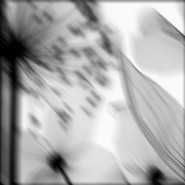
%> input picture lab_9/filblind.jpg, 185 x 185 px
$ octave lab.m   (GNU Octave 9; MATLAB toolbox functions it lacks are replaced by stand-ins)
%> lines starting %> are read from the running program, lines starting %| are printed output that depends on the picture
% ==================== blind_deconv_octave.m ====================
% Автоматическое определение параметров PSF и восстановление
% Для Octave с пакетом image

pkg load image;

% ---------- 1. Загрузка изображения ----------
img_name = 'filblind.jpg';   % замените на ваш файл
I = im2double(imread(img_name));
%> I: size 185x185x3 double; min 0, max 1, mean 0.679
figure('Name', 'Искажённое изображение');
imshow(I); title('Искажённое изображение');

% ---------- 2. Вычисление кепстра ----------
F = fft2(I);
log_power = log1p(abs(F).^2);
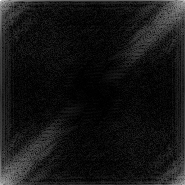
%> log_power: size 185x185x3 double; min 1.8e-05, max 20.11, mean 1.7; drawn with min black and max white
cepstrum = real(ifft2(log_power));
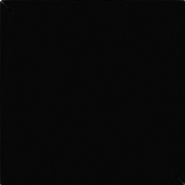
%> cepstrum: size 185x185x3 double; min -0.0568, max 1.71, mean 0.000588; drawn with min black and max white
cepstrum = fftshift(cepstrum);   % центр в середине
figure('Name', 'Кепстр');
imshow(cepstrum, []); title('Кепстр (логарифмический)');
% ---------- 3. Выбор типа искажения ----------
% Раскомментируйте ОДИН из блоков:
tipo = 'motion';      % для смаза
% tipo = 'defocus';   % для дефокусировки

% ---------- 4. Автооценка параметров ----------
if strcmp(tipo, 'motion')
    % === Смаз (motion blur) ===
    % Ищем два симметричных пика в кепстре
    [h, w] = size(cepstrum);
%> h = 185; w = 555
    center = [h/2, w/2];
%> center = [92.5 277.5]
    % Обнуляем центральную область (диаметр 5 пикселей)
    cep_peaks = cepstrum;
    cep_peaks(center(1)-2:center(1)+2, center(2)-2:center(2)+2) = 0;
%> cep_peaks: size 185x185x3 double; mean R, G, B 0.000588, 0.000363, 0.000588
    % Ищем глобальный максимум
    [max_val, idx] = max(cep_peaks(:));
%> max_val = 1.71; idx = 17113
    [y, x] = ind2sub([h,w], idx);
%> y = 93; x = 93
    dx = x - center(2);
%> dx = -184.5
    dy = y - center(1);
%> dy = 0.5
    d = sqrt(dx^2 + dy^2);            % длина смаза в пикселях
%> d = 184.5
    angle = atan2d(dy, dx);           % угол вектора от центра к пику
%> angle = 179.8
    blur_angle = angle + 90;          % направление смаза (перпендикуляр)
%> blur_angle = 269.8
    blur_angle = mod(blur_angle, 180);
%> blur_angle = 89.84
    printf('Автооценка: длина смаза = %.1f пикс, угол = %.1f°\n', d, blur_angle);
%| Автооценка: длина смаза = 184.5 пикс, угол = 89.8°

    % Создание PSF для смаза
    PSF = fspecial('motion', round(13), -45);

elseif strcmp(tipo, 'defocus')
    % === Дефокусировка ===
    % Радиальный профиль кепстра
    [h, w] = size(cepstrum);
    center = [h/2, w/2];
    max_radius = floor(min(h,w)/2) - 5;
    radial_vals = zeros(1, max_radius);
    for r = 1:max_radius
        mask = ( ( (1:h) - center(1)).^2 + ((1:w) - center(2)).^2 ) <= (r+0.5)^2 & ...
               ( ( (1:h) - center(1)).^2 + ((1:w) - center(2)).^2 ) >= (r-0.5)^2;
        radial_vals(r) = mean(cepstrum(mask));
    end
    % Сглаживание профиля
    radial_vals_smooth = smooth(radial_vals, 5);
    % Ищем первый локальный максимум после центра (начиная с r=2)
    [pks, locs] = findpeaks(radial_vals_smooth, 'MinPeakHeight', mean(radial_vals_smooth(1:5)));
    if isempty(locs)
        radius = 5;   % значение по умолчанию
    else
        radius = locs(1);   % первый пик
    end
    printf('Автооценка: радиус дефокусировки = %d пикс\n', radius);

    % Создание PSF для дефокусировки (диск)
    PSF = fspecial('disk', radius);
end

% ---------- 5. Восстановление фильтром Винера ----------
% Параметр NSR (шум/сигнал) – подберите вручную для лучшего результата
NSR = 0.02;   % для смаза; для дефокусировки можно 0.001..0.05
J_wiener = deconvwnr(I, PSF, NSR);
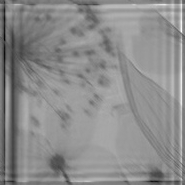
%> J_wiener: size 185x185x3 double; min -0.953, max 1.99, mean 0.666; drawn with min black and max white

figure('Name', 'Восстановленное (Wiener)');
imshow(J_wiener); title(sprintf('Восстановленное (Wiener, NSR=%.3f)', NSR));
%> after `imshow(J_wiener)`:
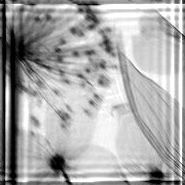
%> displayed picture: size 185x185x3, on the screen's scale of 0 to 255; min 0, max 255, mean 169.5
pause;
% ---------- 6. Альтернативно: регуляризованный фильтр ----------
reg_param = 0.001;
%> (the run ends here)
